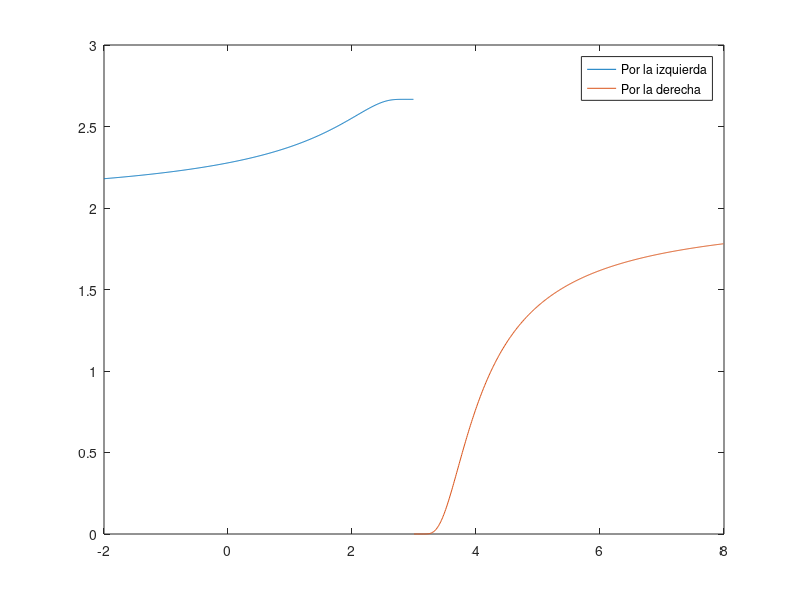

The MATLAB source for this figure:
%% P1 
X1= -2:0.01:2.9999;

%%b)8
Y1= 8 ./ (3+exp(2 ./ (X1-3)) );

%% 

plot(X1,Y1)
%%

X2 = 3.0001:0.01:8;

Y2= 8 ./ (3+exp(2 ./ (X2-3)) );

hold on

plot(X2,Y2)

legend("Por la izquierda", "Por la derecha")

%% g)
% Podemos ver que si x está acercándose a 3 por la izquierda, la función está creciendo
% hacia infinito positivo. Por consiguiente, si x está acercándose a 3 por
% la derecha, la función crece hacia infinito negativo.